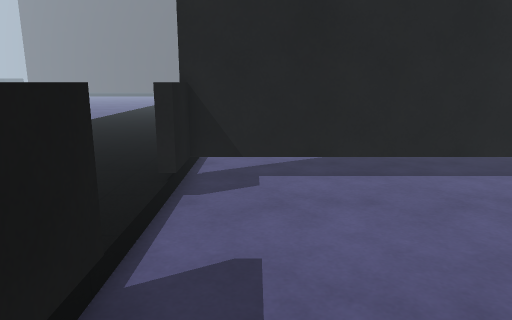
[1] (above)

21 first-person views from a walk through a scene from a Unity 3-D project. The camera is 1.3 m above the floor, tilts 12° down and sees 70° across. The floor is counted in squares, 0.5 m on a side. Each view is taken from the middle of a square. On the plan, view 1 faces up. The plan holds only what a view shows up to about 20 squares ahead; the rest is blank. The place goes on beyond the plan. The player character is not drawn. Some surface patterns are stand-ins.

[2]
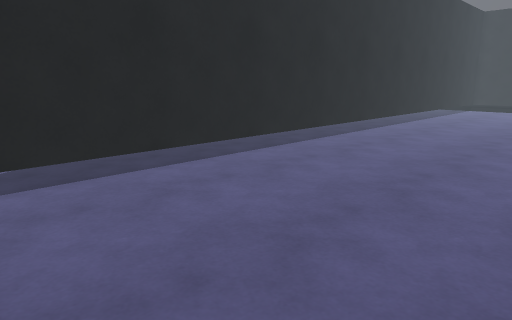

[3]
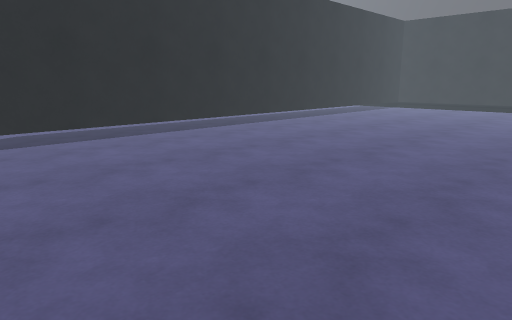

[4]
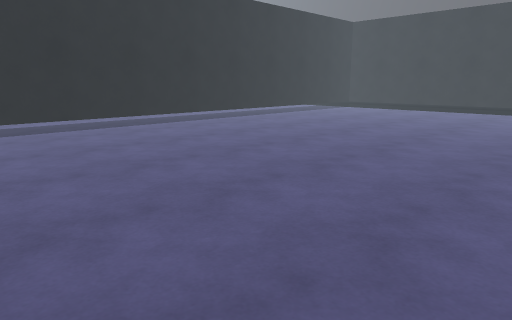

[5]
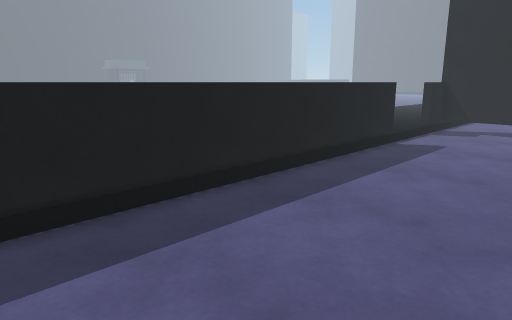

[6]
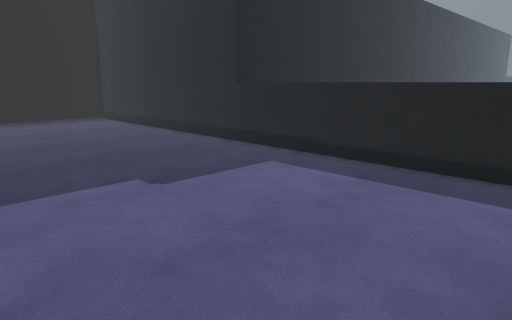

[7]
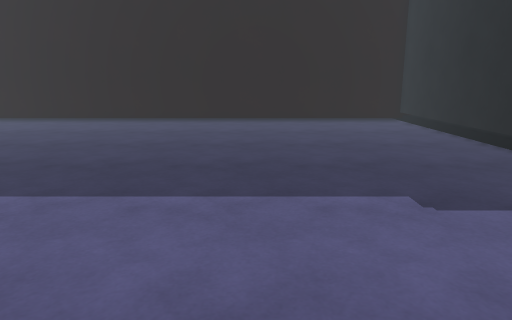

[8]
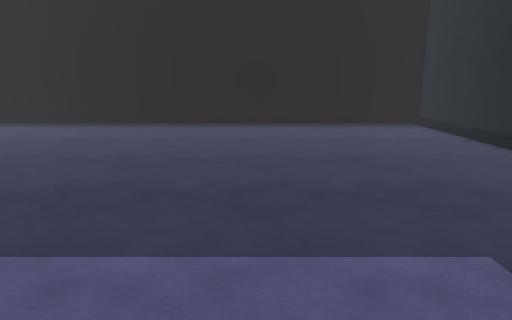

[9]
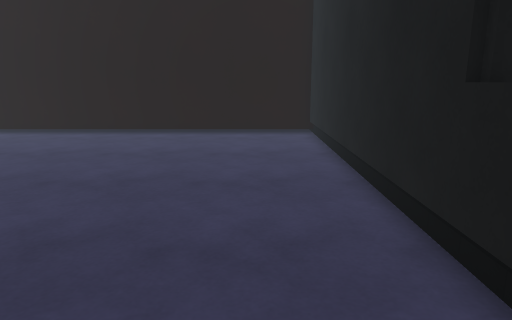

[10]
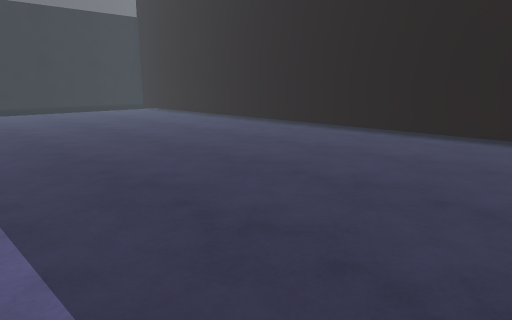

[11]
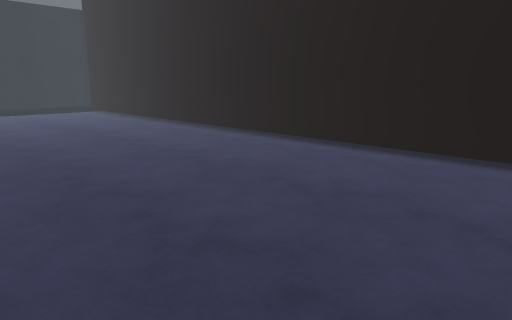

[12]
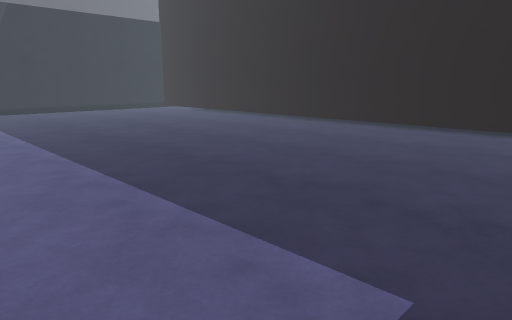

[13]
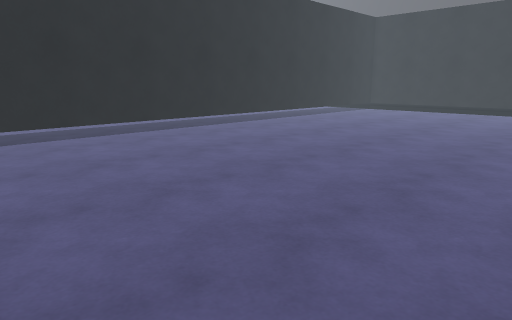

[14]
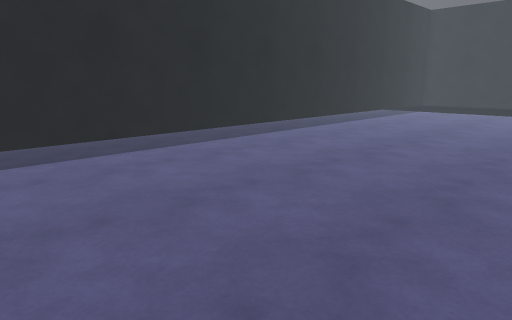

[15]
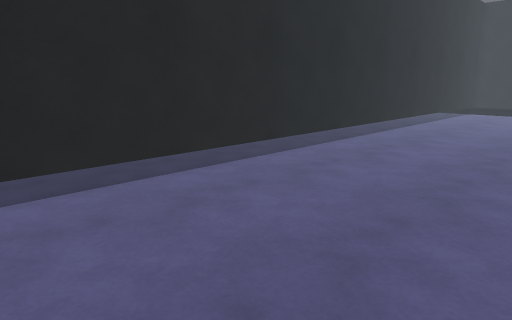

[16]
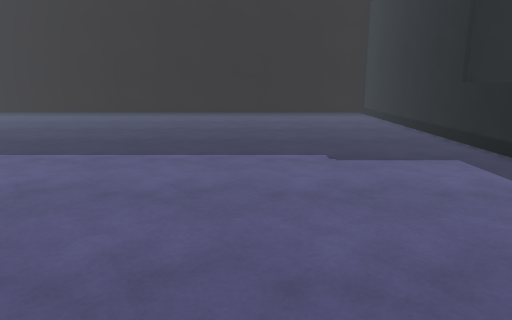

[17]
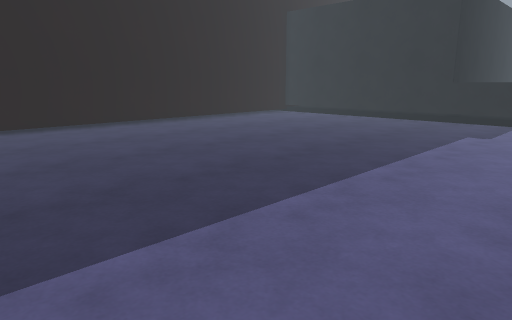

[18]
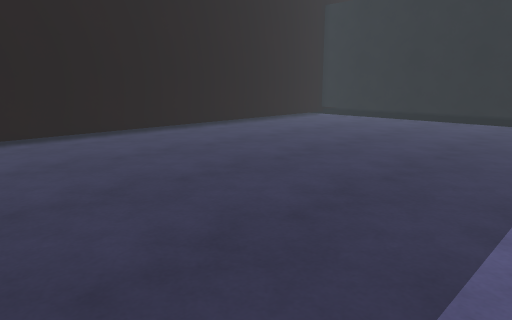

[19]
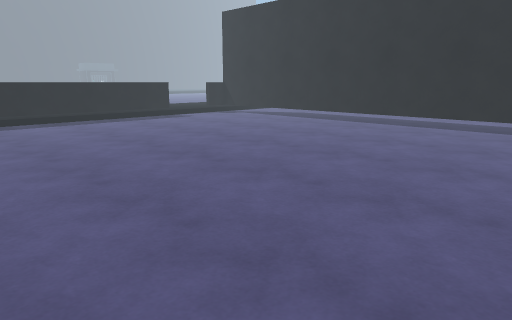

[20]
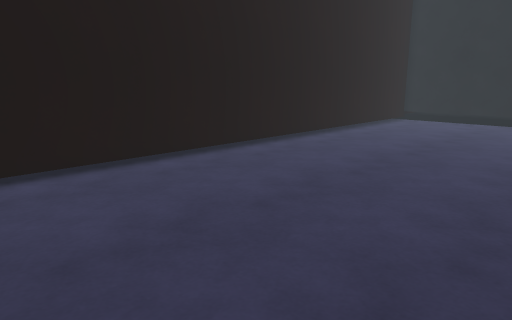

[21]
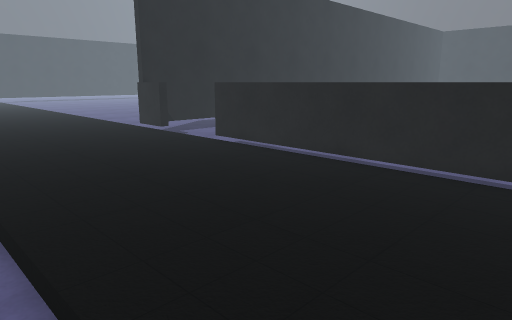

### Floor plan
Key: @ floor where view 1 was taken; # wall or solid block; . main floor; : floor 0.25 m higher than the main floor; / step, stairs or slope; = window, fence, low wall or low ledge; T thing the floor can be seen under or through.
Columns run from 11 left of view 1 to 24 right of it. Each row starts with its distance up from view 1.
 18     :::
 17     :::
 16     :::
 15     ::::       ... ..
 14     ::::       .......
 13     :::::/..................
 12    ::::::/.......................
 11    ::::::/........................
 10    ::::::TTTTTTTTTTTTTTTTTTTTTTTT###
  9    ::::::=..........................
  8    ::::::/..........................
  7   :::::::/..........................
  6   :::::::/..........................
  5   :::::::/..........................
  4   :::::::#..........................
  3   :::::::=..........................
  2  /:::::::=..........................
  1  /:::::::=..........................
  0  /:::::::=.@........................
 -1  /:::::::=..........................
 -2  /:::::::=..........................
 -3  /:::::::=..........................
 -4  /:::::::=..........................
 -5   :::::::=..........................
 -6    ::::::=..........................
 -7 .       :=..........................
 -8         :=..........................
 -9         :=........................
-10         :=.......................
-11         :=........................
-12         :=..........................
-13         :=..........................
-14         :=..........................
-15         :=..........................
-16    #######..........................
-17          #..........................
-18          #..........................
-19          #..........................
-20          #..........................
-21          #..........................
-22          #..........................
-23          #..........................
-24          #..........................
-25          #..........................
-26          #.........................
-27          #.........................
-28          #.........................
-29          #........................
-30          #########################

Where each view was taken, in squares from view 1:
view 1: 0 up, 0 right, facing up
view 2: 0 up, 0 right, facing up-right
view 3: 7 down, 0 right, facing up-right
view 4: 11 down, 3 right, facing up-right
view 5: 11 down, 5 right, facing up-left
view 6: 4 down, 9 right, facing down-left
view 7: 5 down, 8 right, facing down
view 8: 8 down, 8 right, facing down
view 9: 11 down, 1 right, facing down
view 10: 12 down, 4 right, facing down-right
view 11: 17 down, 4 right, facing down-right
view 12: 9 down, 3 right, facing down-right
view 13: 8 down, 4 right, facing up-right
view 14: 3 down, 4 right, facing up-right
view 15: 1 up, 4 right, facing up-right
view 16: 0 up, 7 right, facing down
view 17: 8 down, 24 right, facing down-left
view 18: 12 down, 24 right, facing down-left
view 19: 12 down, 24 right, facing up-left
view 20: 19 down, 24 right, facing down-left
view 21: 7 down, 11 left, facing up-right
